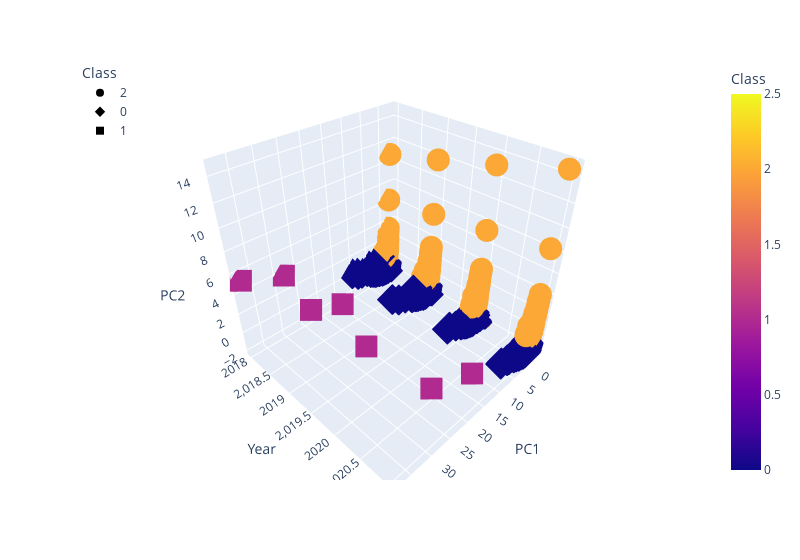

Source (notebook cell):
### Code cell
# Creating a 3D-Scatter with the PCA data and the clusters
fig = px.scatter_3d(
    clustered_df, 
    x="PC1", 
    y="Year", 
    z="PC2", 
    color="Class", 
    symbol="Class",
    #size="TotalCoinsMined",
    hover_name="Company",
    hover_data=["Year"],
    width=800)

fig.update_layout(legend=dict(x=0,y=1))

fig.show()

### Figure 1 — Plotly figure (JSON) as saved in the notebook; plotly's stock layout.template omitted (floating-point values rounded to 4 significant figures; data arrays with more than 128 entries replaced by an {"elided": "..."} marker saying what was removed)
{"data": [{"hovertemplate": "<b>%{hovertext}</b><br><br>Class=%{marker.color}<br>PC1=%{x}<br>Year=%{y}<br>PC2=%{z}<extra></extra>", "hovertext": {"elided": "959 str values"}, "legendgroup": "2", "marker": {"color": {"elided": "959 int values"}, "coloraxis": "coloraxis", "symbol": "circle"}, "mode": "markers", "name": "2", "scene": "scene", "showlegend": true, "type": "scatter3d", "x": {"elided": "959 float values"}, "y": {"elided": "959 int values"}, "z": {"elided": "959 float values"}}, {"hovertemplate": "<b>%{hovertext}</b><br><br>Class=%{marker.color}<br>PC1=%{x}<br>Year=%{y}<br>PC2=%{z}<extra></extra>", "hovertext": {"elided": "966 str values"}, "legendgroup": "0", "marker": {"color": {"elided": "966 int values"}, "coloraxis": "coloraxis", "symbol": "diamond"}, "mode": "markers", "name": "0", "scene": "scene", "showlegend": true, "type": "scatter3d", "x": {"elided": "966 float values"}, "y": {"elided": "966 int values"}, "z": {"elided": "966 float values"}}, {"hovertemplate": "<b>%{hovertext}</b><br><br>Class=%{marker.color}<br>PC1=%{x}<br>Year=%{y}<br>PC2=%{z}<extra></extra>", "hovertext": ["Moderna, Inc.", "Host Hotels", "Host Hotels", "Pinnacle West Capital Corporation", "Pinnacle West Capital Corporation", "Pinnacle West Capital Corporation", "Pinnacle West Capital Corporation"], "legendgroup": "1", "marker": {"color": [1, 1, 1, 1, 1, 1, 1], "coloraxis": "coloraxis", "symbol": "square"}, "mode": "markers", "name": "1", "scene": "scene", "showlegend": true, "type": "scatter3d", "x": [18.6, 24.57, 28.46, 29.53, 30.72, 31.89, 37.7], "y": [2021, 2019, 2018, 2021, 2020, 2019, 2018], "z": [1.893, 3.184, 3.941, 3.872, 4.074, 4.345, 5.364]}], "layout": {"coloraxis": {"colorbar": {"title": {"text": "Class"}}, "colorscale": [[0, "#0d0887"], [0.1111, "#46039f"], [0.2222, "#7201a8"], [0.3333, "#9c179e"], [0.4444, "#bd3786"], [0.5556, "#d8576b"], [0.6667, "#ed7953"], [0.7778, "#fb9f3a"], [0.8889, "#fdca26"], [1, "#f0f921"]]}, "legend": {"title": {"text": "Class"}, "tracegroupgap": 0, "x": 0, "y": 1}, "margin": {"t": 60}, "scene": {"domain": {"x": [0, 1], "y": [0, 1]}, "xaxis": {"title": {"text": "PC1"}}, "yaxis": {"title": {"text": "Year"}}, "zaxis": {"title": {"text": "PC2"}}}, "width": 800}}
